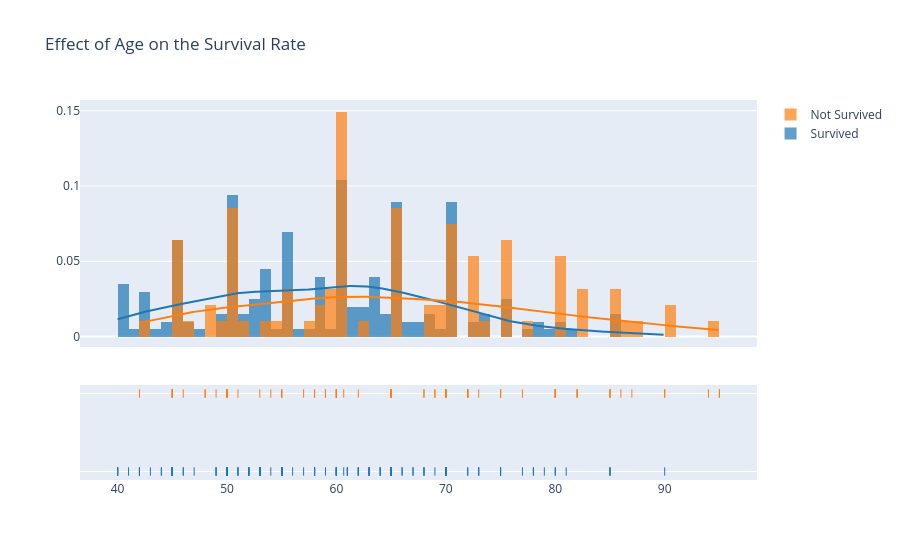

Source (notebook cell):
### Code cell
hist_data = [survived, not_survived]
group_labels = ['Survived', 'Not Survived']

utils.constructDistPlot(hist_data = hist_data, 
                        group_labels = group_labels, 
                        title_text = "Effect of Age on the Survival Rate",
                        bin_size = [1, 1],
                        export_to_png = False)

### Figure 1 — Plotly figure (JSON) as saved in the notebook; plotly's stock layout.template omitted (floating-point values rounded to 4 significant figures; data arrays with more than 128 entries replaced by an {"elided": "..."} marker saying what was removed)
{"data": [{"autobinx": false, "histnorm": "probability density", "legendgroup": "Survived", "marker": {"color": "rgb(31, 119, 180)"}, "name": "Survived", "opacity": 0.7, "type": "histogram", "x": {"elided": "203 float values"}, "xaxis": "x", "xbins": {"end": 90, "size": 1, "start": 40}, "yaxis": "y"}, {"autobinx": false, "histnorm": "probability density", "legendgroup": "Not Survived", "marker": {"color": "rgb(255, 127, 14)"}, "name": "Not Survived", "opacity": 0.7, "type": "histogram", "x": [75, 55, 65, 50, 65, 90, 75, 60, 65, 80, 75, 62, 45, 50, 82, 87, 45, 70, 48, 65, 68, 75, 80, 95, 70, 58, 82, 94, 85, 50, 65, 69, 90, 82, 60, 70, 50, 70, 60, 50, 51, 60, 80, 57, 68, 53, 60, 70, 60, 95, 49, 72, 45, 50, 45, 60, 42, 72, 70, 65, 85, 69, 60, 60, 59, 60, 72, 85, 70, 86, 60, 46, 80, 72, 75, 72, 50, 45, 80, 59, 59, 65, 75, 58, 60.67, 50, 60, 45, 77, 48, 54, 73, 60, 55, 65, 55], "xaxis": "x", "xbins": {"end": 95, "size": 1, "start": 42}, "yaxis": "y"}, {"legendgroup": "Survived", "marker": {"color": "rgb(31, 119, 180)"}, "mode": "lines", "name": "Survived", "showlegend": false, "type": "scatter", "x": {"elided": "500 float values"}, "xaxis": "x", "y": {"elided": "500 float values"}, "yaxis": "y"}, {"legendgroup": "Not Survived", "marker": {"color": "rgb(255, 127, 14)"}, "mode": "lines", "name": "Not Survived", "showlegend": false, "type": "scatter", "x": {"elided": "500 float values"}, "xaxis": "x", "y": {"elided": "500 float values"}, "yaxis": "y"}, {"legendgroup": "Survived", "marker": {"color": "rgb(31, 119, 180)", "symbol": "line-ns-open"}, "mode": "markers", "name": "Survived", "showlegend": false, "type": "scatter", "x": {"elided": "203 float values"}, "xaxis": "x", "y": {"elided": "203 str values"}, "yaxis": "y2"}, {"legendgroup": "Not Survived", "marker": {"color": "rgb(255, 127, 14)", "symbol": "line-ns-open"}, "mode": "markers", "name": "Not Survived", "showlegend": false, "type": "scatter", "x": [75, 55, 65, 50, 65, 90, 75, 60, 65, 80, 75, 62, 45, 50, 82, 87, 45, 70, 48, 65, 68, 75, 80, 95, 70, 58, 82, 94, 85, 50, 65, 69, 90, 82, 60, 70, 50, 70, 60, 50, 51, 60, 80, 57, 68, 53, 60, 70, 60, 95, 49, 72, 45, 50, 45, 60, 42, 72, 70, 65, 85, 69, 60, 60, 59, 60, 72, 85, 70, 86, 60, 46, 80, 72, 75, 72, 50, 45, 80, 59, 59, 65, 75, 58, 60.67, 50, 60, 45, 77, 48, 54, 73, 60, 55, 65, 55], "xaxis": "x", "y": ["Not Survived", "Not Survived", "Not Survived", "Not Survived", "Not Survived", "Not Survived", "Not Survived", "Not Survived", "Not Survived", "Not Survived", "Not Survived", "Not Survived", "Not Survived", "Not Survived", "Not Survived", "Not Survived", "Not Survived", "Not Survived", "Not Survived", "Not Survived", "Not Survived", "Not Survived", "Not Survived", "Not Survived", "Not Survived", "Not Survived", "Not Survived", "Not Survived", "Not Survived", "Not Survived", "Not Survived", "Not Survived", "Not Survived", "Not Survived", "Not Survived", "Not Survived", "Not Survived", "Not Survived", "Not Survived", "Not Survived", "Not Survived", "Not Survived", "Not Survived", "Not Survived", "Not Survived", "Not Survived", "Not Survived", "Not Survived", "Not Survived", "Not Survived", "Not Survived", "Not Survived", "Not Survived", "Not Survived", "Not Survived", "Not Survived", "Not Survived", "Not Survived", "Not Survived", "Not Survived", "Not Survived", "Not Survived", "Not Survived", "Not Survived", "Not Survived", "Not Survived", "Not Survived", "Not Survived", "Not Survived", "Not Survived", "Not Survived", "Not Survived", "Not Survived", "Not Survived", "Not Survived", "Not Survived", "Not Survived", "Not Survived", "Not Survived", "Not Survived", "Not Survived", "Not Survived", "Not Survived", "Not Survived", "Not Survived", "Not Survived", "Not Survived", "Not Survived", "Not Survived", "Not Survived", "Not Survived", "Not Survived", "Not Survived", "Not Survived", "Not Survived", "Not Survived"], "yaxis": "y2"}], "layout": {"barmode": "overlay", "hovermode": "closest", "legend": {"traceorder": "reversed"}, "title": {"text": "Effect of Age on the Survival Rate"}, "xaxis": {"anchor": "y2", "domain": [0, 1], "zeroline": false}, "yaxis": {"anchor": "free", "domain": [0.35, 1], "position": 0}, "yaxis2": {"anchor": "x", "domain": [0, 0.25], "dtick": 1, "showticklabels": false}}}
